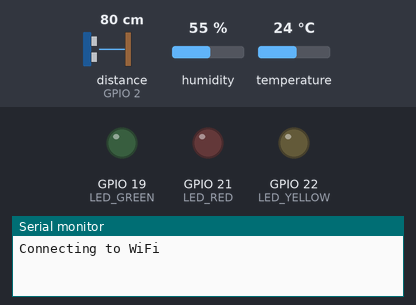
This program was run on a simulated ESP32. Parts: output pins drawn as LEDs (lit = HIGH), the last lines printed to the serial monitor. Wiring (inferred from the names in the program): ultrasonic range finder: trigger GPIO 4; echo GPIO 2. The test bench sets the inputs (shaded band); at power-on: distance to the obstacle (sensor on GPIO 2) 80 cm, humidity 55 %, temperature 24 °C. The echo pulse lasts 58.3 µs per cm; WiFi joins after 1.5 s; servers stay silent unless stated; pins used as bus, display or sensor lines are not drawn.

Above: at 0.1 s.
At 2.1 s:
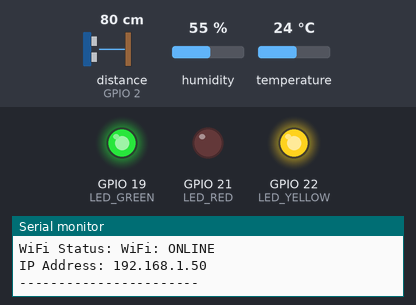
Timing chart, 0 to 3.6 s (numbered marks = the images above):
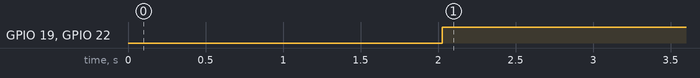

The program:

main.cpp
```cpp
#include <Arduino.h>

#include "sensors/DHTSensor.h"
#include "leds/LEDs.h"
#include "wifi/WiFiManager.h"
#include "sensors/UltrasonicSensor.h"
#include "system/SensorData.h"
#include "system/Diagnostic.h"

//System
SensorData sensorData;
//LEDs
LEDs leds;
//Sensores
DHTSensor dhtSensor;
UltrasonicSensor ultrasonicSensor;
//Wifi
WiFiManager wifiManager;

unsigned long lastSensorReadTime = 0;
const unsigned long SENSOR_INTERVAL = 2000;

void setup() {

  Serial.begin(115200);
  dhtSensor.begin();
  leds.begin();
  wifiManager.begin();
  ultrasonicSensor.begin();

  Serial.println();
  Serial.println("=== Modular Autonomous System ===");
  wifiManager.printStatus();
}


void loop() {

  unsigned long currentTime = millis();
  if (currentTime - lastSensorReadTime >= SENSOR_INTERVAL) {
    lastSensorReadTime = currentTime;
    dhtSensor.update();
    ultrasonicSensor.update();

    sensorData.temperature = dhtSensor.getTemperature();
    sensorData.humidity = dhtSensor.getHumidity();
    sensorData.distance = ultrasonicSensor.getDistance();

    sensorData.dhtError = dhtSensor.hasError();
    sensorData.ultrasonicError = ultrasonicSensor.hasError();

    if(sensorData.dhtError){
      leds.redOn();
      leds.greenOff();
    } else {
      leds.redOff();
      leds.greenOn();
    }
    if(sensorData.ultrasonicError){
      leds.yellowOff();
    } else {
      leds.yellowOn();
    }

    printSensorData(sensorData);
    Serial.print("WiFi Status: ");
    wifiManager.printStatus();

    Serial.println("-----------------------");
  }
}
```

LEDs.cpp
```cpp
#include <Arduino.h>
#include "leds/LEDs.h"

const int LED_RED = 21;
const int LED_YELLOW = 22;
const int LED_GREEN = 19;

void LEDs::begin() {
    pinMode(LED_RED, OUTPUT);
    pinMode(LED_YELLOW, OUTPUT);
    pinMode(LED_GREEN, OUTPUT);

    allof();
}

void LEDs::redOn() {
    digitalWrite(LED_RED, HIGH);
}
void LEDs::redOff() {
    digitalWrite(LED_RED, LOW);
}
void LEDs::yellowOn() {
    digitalWrite(LED_YELLOW, HIGH);
}
void LEDs::yellowOff() {
    digitalWrite(LED_YELLOW, LOW);
}
void LEDs::greenOn() {
    digitalWrite(LED_GREEN, HIGH);
}
void LEDs::greenOff() {
    digitalWrite(LED_GREEN, LOW);
}
void LEDs::allof() {
    redOff();
    yellowOff();
    greenOff();
}
```

LEDs.h
```cpp
#ifndef LEDS_H
#define LEDS_H

class LEDs {
public:
    void begin();

    void redOn();
    void redOff();

    void yellowOn();
    void yellowOff();

    void greenOn();
    void greenOff();

    void allof();

};

#endif
```

DHTSensor.cpp
```cpp
#include "DHTSensor.h"
#include <DHT.h>

#define DHT_PIN 18
#define DHT_TYPE DHT11

DHT dht(DHT_PIN, DHT_TYPE);

float temperature = 0.0;
float humidity = 0.0;
bool errorFlag = false;

void DHTSensor::begin() {
    // Inicialização do sensor DHT
    dht.begin();
}
void DHTSensor::update() {
    // Atualização dos valores do sensor DHT
    temperature = dht.readTemperature();
    humidity = dht.readHumidity();
    errorFlag = isnan(temperature) || isnan(humidity); // Verifica se houve erro na leitura
}
float DHTSensor::getTemperature() {
    // Retorna a temperatura medida pelo sensor DHT
    return temperature;
}
float DHTSensor::getHumidity() {
    // Retorna a umidade medida pelo sensor DHT
    return humidity;
}
bool DHTSensor::hasError() {
    // Retorna true se houver algum erro na leitura do sensor DHT
    return errorFlag;
}
```

DHTSensor.h
```cpp
#ifndef DHT_SENSOR_H
#define DHT_SENSOR_H

class DHTSensor {

public:

    void begin();
    void update();

    float getTemperature();
    float getHumidity();

    bool hasError();

};

#endif
```

UltrasonicSensor.cpp
```cpp
#include "sensors/UltrasonicSensor.h"
#include <Arduino.h>

#define TRIGGER_PIN 4
#define ECHO_PIN 2

float distance = 0.0;
bool error = false;

void UltrasonicSensor::begin() {

    pinMode(TRIGGER_PIN, OUTPUT);
    pinMode(ECHO_PIN, INPUT);

    digitalWrite(TRIGGER_PIN, LOW);

    // Inicialização do sensor ultrassônico
}
void UltrasonicSensor::update() {

    digitalWrite(TRIGGER_PIN, LOW);
    delayMicroseconds(2);
    digitalWrite(TRIGGER_PIN, HIGH);
    delayMicroseconds(10);
    digitalWrite(TRIGGER_PIN, LOW);

    unsigned long duration = pulseIn(ECHO_PIN, HIGH, 30000); // Timeout de 30ms

    if (duration == 0) {
        error = true; // Erro na leitura do sensor
        return;
    }

    distance = (duration * 0.0343) / 2; // Calcula a distância em centímetros
    error = false;

    // Atualização da leitura do sensor ultrassônico
}
float UltrasonicSensor::getDistance() {
    // Retorna a distância medida pelo sensor ultrassônico
    return distance;
}
bool UltrasonicSensor::hasError() {
    // Retorna true se houver algum erro na leitura do sensor ultrassônico
    return error;
}
```

UltrasonicSensor.h
```cpp
#ifndef ULTRASONIC_SENSOR_H
#define ULTRASONIC_SENSOR_H

class UltrasonicSensor {
public:
    void begin();
    void update();
    float getDistance();
    bool hasError();

};

#endif // ULTRASONIC_SENSOR_H
```

Diagnostic.cpp
```cpp
#include "Diagnostic.h"
#include <Arduino.h>

void printSensorData(const SensorData& data){

    Serial.println("=== Sensor Data ===");

    if(data.dhtError){
        Serial.println("DHT Sensor Error.");
    } else {
        Serial.print("Temperature: ");
        Serial.print(data.temperature);
        Serial.println(" *C");
        Serial.print("Humidity: ");
        Serial.print(data.humidity);
        Serial.println(" %");
    }
    if(data.ultrasonicError){
        Serial.println("Ultrasonic Sensor Error.");
    } else {
        Serial.print("Distance: ");
        Serial.print(data.distance);
        Serial.println(" cm");
    }
    Serial.println("-----------------------");
}
```

Diagnostic.h
```cpp
#ifndef DIAGNOSTIC_H
#define DIAGNOSTIC_H

#include "SensorData.h"

void printSensorData(const SensorData& data);

#endif // DIAGNOSTIC_H
```

SensorData.h
```cpp
#ifndef SENSORDATA_H
#define SENSORDATA_H

struct SensorData {
    float distance;
    float temperature;
    float humidity;
    bool ultrasonicError;
    bool dhtError;
};
#endif 
```

WiFiManager.cpp
```cpp
#include <Arduino.h>
#include "wifi/WiFiManager.h"
#include <WiFi.h>

const char* ssid = "Q1_24";
const char* password = "4a215c454e";

void WiFiManager::begin() {
    WiFi.begin(ssid, password);

    Serial.print("Connecting to WiFi");

    while(WiFi.status() != WL_CONNECTED){
        delay(500);
        Serial.print(".");
    }
    Serial.println();
    Serial.println("WiFi connected.");

}

bool WiFiManager::isConnected() {
    return WiFi.status() == WL_CONNECTED;
}

void WiFiManager::printStatus(){

    if(isConnected()){
        Serial.println("WiFi: ONLINE");
        Serial.print("IP Address: ");
        Serial.println(WiFi.localIP());
    }else{
        Serial.println("WiFi: OFFLINE");
    }
}
```

WiFiManager.h
```cpp
#ifndef WIFI_MANAGER_H
#define WIFI_MANAGER_H

class WiFiManager {
public:
    void begin();
    bool isConnected();
    void printStatus();

};

#endif // WIFI_MANAGER_H
```

Measured:
- by itself, GPIO 19 (LED_GREEN), GPIO 22 (LED_YELLOW): LOW → HIGH at 2.0 s
